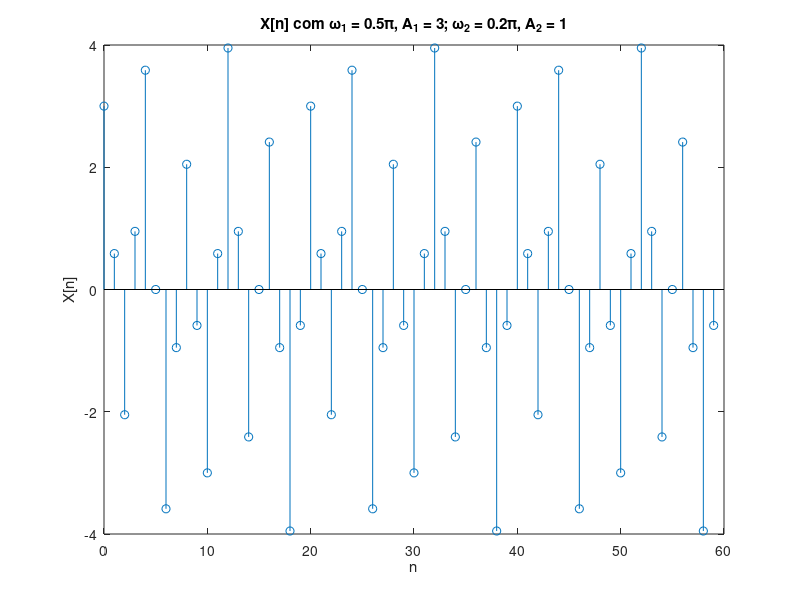
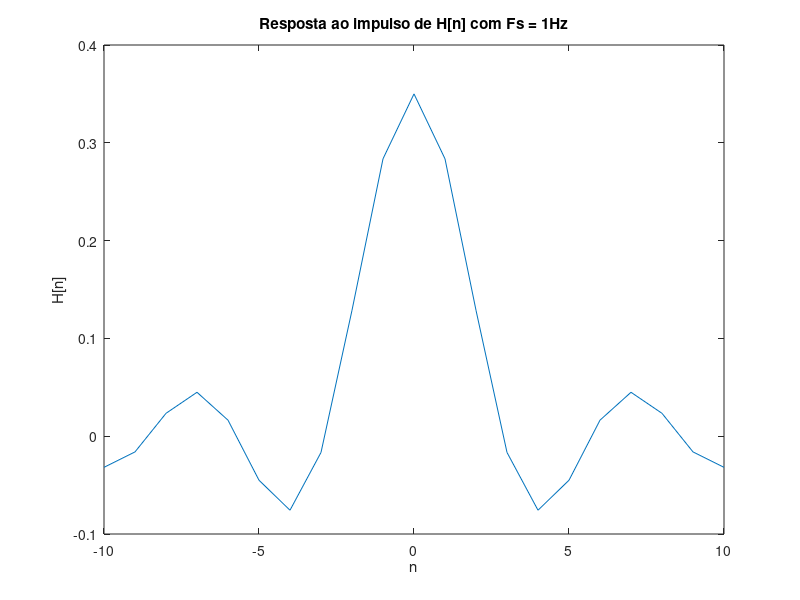
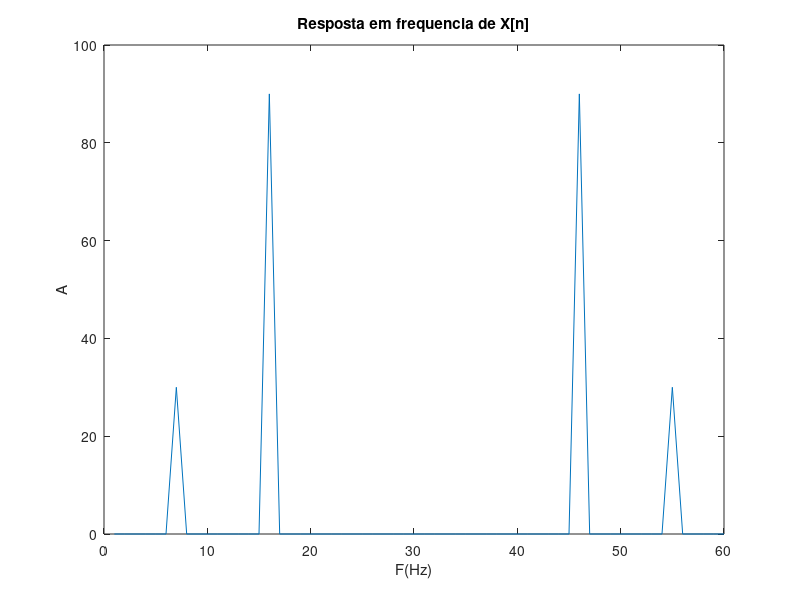
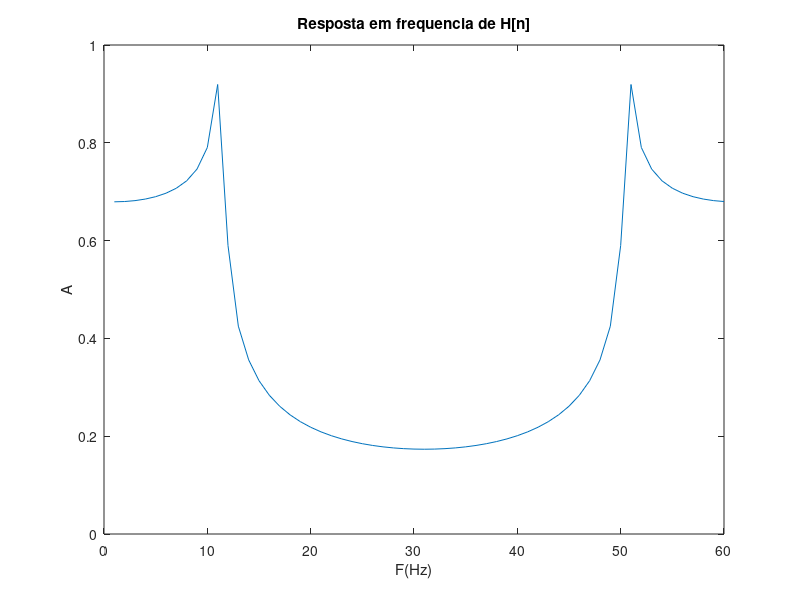

MATLAB code to generate these figures, in order:
clc;
clear;

%% Função %%
% Paramentros de entrada
Fs = 1;  % Frequencia de amostragem
cicles = 3;  % Quantidade de ciclos
A1 = 3;  % Amplitude sinal 1
W1 = pi/2;  % Frequencia angular sinal 2
A2 = 1;  % Amplitude sinal 2
W2 = pi/5;  % Frequencia angular sinal 1

% Calculando período
T1 = 2*pi/W1;
T2 = 2*pi/W2;
T = lcm(T1, T2);    % MMC dos dois períodos

% Fazendo vetor de amostras (vai de zero até numero de ciclos*amostras de
% um ciclo)
n = 0:1/Fs:(T*cicles)-1;

% Calculando valores da funcao para cada amostra
Xn = A1*cos(n*W1) + A2*sin(n*W2);

% Plotando
figure;
stem(n, Xn);
title(['X[n] com \omega_1 = ', num2str(W1/pi), '\pi, A_1 = ', num2str(A1), ...
    '; \omega_2 = ', num2str(W2/pi), '\pi, A_2 = ', num2str(A2)]);
xlabel('n'); ylabel('X[n]');

%% Filtro %%
Wc = 7*pi/20;  % Frequencia de corte
W = 10;  % Tamanho da janela

% Fazendo vetor de amostras da janela do filtro
n_Hn = -1*W:1/Fs:W;

% Calculando valores do filtro para cada amostra
Hn = Wc/pi*sinc(Wc*n_Hn/pi);

% Resposta ao impulso do filtro
figure;
plot(n_Hn, Hn);
title(['Resposta ao impulso de H[n] com Fs = ', num2str(Fs), 'Hz']);
xlabel('n'); ylabel('H[n]');

% Encontrando sinal filtrado teórico
figure;
plot(abs(fft(Xn)));
title('Resposta em frequencia de X[n]');
xlabel('F(Hz)'); ylabel('A');
figure;
plot(abs(fft(Wc/pi*sinc(Wc*n/pi))));
title('Resposta em frequencia de H[n]');
xlabel('F(Hz)'); ylabel('A');
% O sinal filtrado terá apenas a componente de menor frequncia
if W1 < W2
    Xn_ideal = A1*cos(n*W1);
else
    Xn_ideal = A2*sin(n*W2);
end

%% Comparando sinais %%

% Comparaçao sinal original/filtrado teórico
figure;
subplot(2, 1, 1);
plot(n, Xn);
hold on;
plot(n, Xn_ideal);
title('Comparaçao sinal original e filtrado teórico');
xlabel('n'); ylabel('X[n]');
legend('Original', 'Filtrado teórico')

% Comparaçao sinal filtrado teorico/filtrado convoluçao
XnHn = conv(Xn, Hn, 'same');
subplot(2, 1, 2);
plot(n, Xn_ideal);
hold on;
plot(n, XnHn);
title('Comparaçao sinal filtrado teórico e filtrado');
xlabel('n'); ylabel('X[n]');
legend('Filtrado teórico', 'Filtrado')
